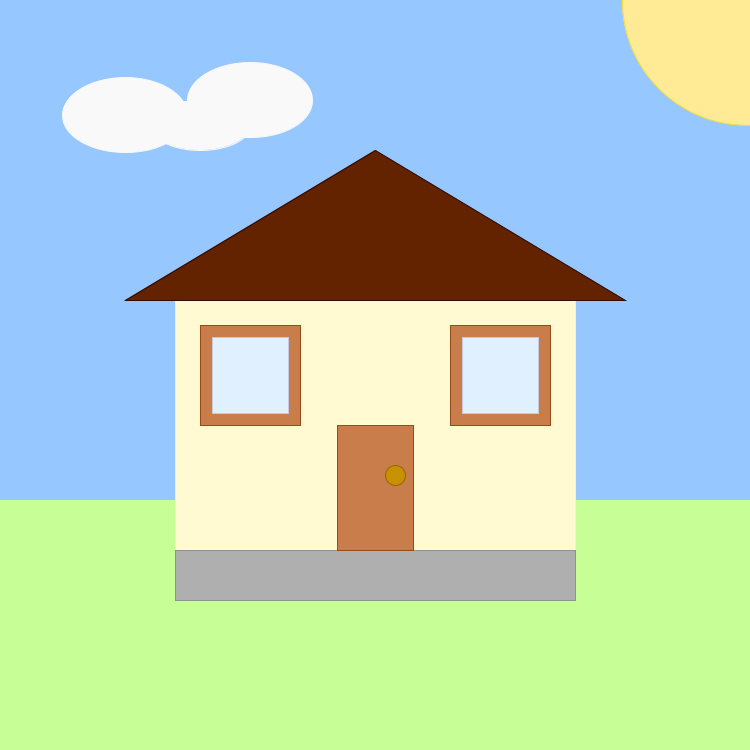
Frame 1 (no input)
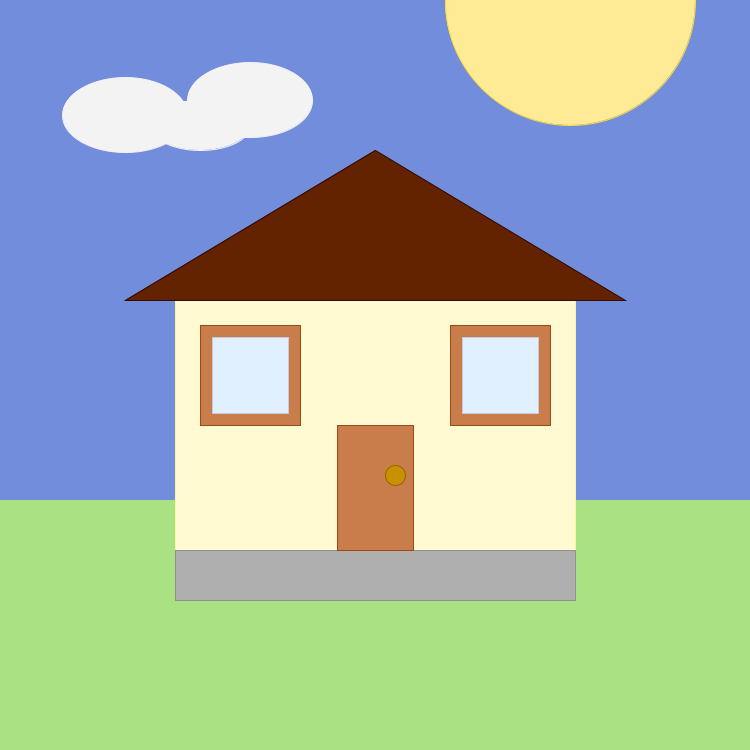
Frame 60 (the mouse pressed at the canvas centre just before this capture)
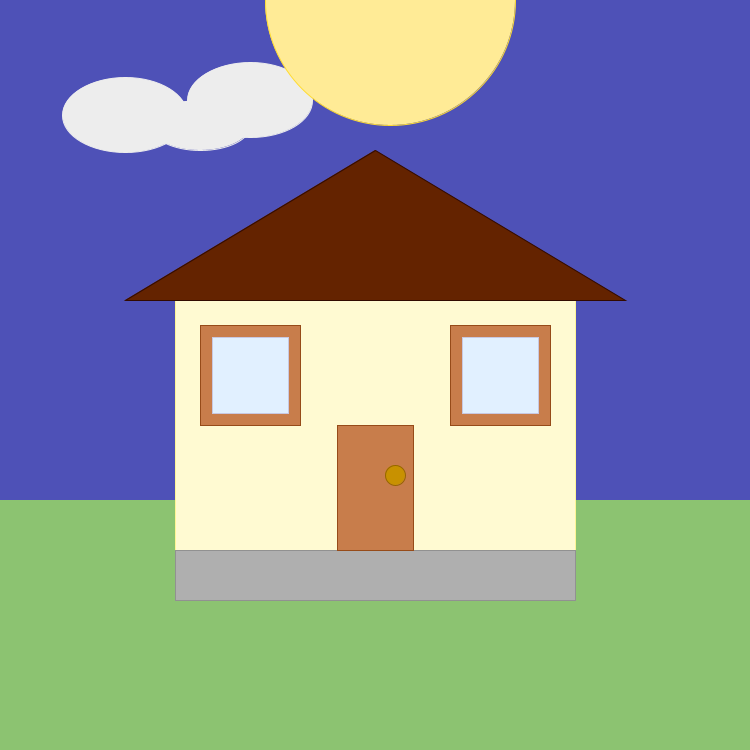
Frame 120 (the mouse held since frame 60 and released just before this capture)

The Processing sketch that drew these frames (run headless with seeded random() and noise(); from frame 60 on, the mouse is pressed at the canvas centre):

// Processing sketch: Cecilia_House_moving
// ── Cecilia_House_moving.pde
void setup()
{
  size(750, 750);
  background(150, 200, 255);
}

int a=750;
float x=150;
float y=200;
float z=255;
float b=200;
float c=255;
float d=150;
float l=250;
float s=0;
float t=0;
float u=0;
float ds=1;
float dt=2;
float du=0.5;

void draw()
{
  background(x, y, z);

  a=a-3;
  x=x-0.6;
  y=y-1;
  z=z-0.6;
  b=b-0.5;
  c=c-0.5;
  d=d-0.3;
  l=l-0.1;

  if (a<-125)
  {
    background(25, 0, 50);
    b=25;
    c=75;
    d=35;
    l=215;
    stroke(0, 0, 0);
    fill(255, 255, 255);
    ellipse(375, 375, 100, 100);
    stroke(25, 0, 50);
    fill(25, 0, 50);
    ellipse(300, 300, 150, 150);
  }

  //grass
  stroke(b, c, d);
  fill(b, c, d);
  rect(0, 500, 750, 250);

  //clouds
  stroke(l, l, l);
  fill(l, l, l);
  ellipse(250, 100, 125, 75);
  ellipse(200, 125, 100, 50);
  ellipse(125, 115, 125, 75);

  //front wall and foundation
  stroke(255, 245, 150);
  fill(255, 250, 210);
  rect(175, 300, 400, 300);

  stroke(145, 145, 145);
  fill(175, 175, 175);
  rect(175, 550, 400, 50);

  //roof
  stroke(50, 10, 0);
  fill(100, 35, 0);
  triangle(625, 300, 125, 300, 375, 150);

  //door
  stroke(150, 75, 25);
  fill(200, 125, 75);
  rect(337, 425, 76, 125);

  stroke(150, 100, 0);
  fill(200, 145, 0);
  ellipse(395, 475, 20, 20);

  //windows
  stroke(150, 75, 25);
  fill(200, 125, 75);
  rect(200, 325, 100, 100);
  stroke(200, 200, 225);
  fill(225, 240, 255);
  rect(212, 337, 76, 76);

  stroke(150, 75, 25);
  fill(200, 125, 75);
  rect(450, 325, 100, 100);
  stroke(200, 200, 225);
  fill(225, 240, 255);
  rect(462, 337, 76, 76);

  //sun
  stroke(255, 220, 50);
  fill(255, 235, 150);
  ellipse(a, 0, 250, 250);

  if (a<-125)
  {
    //moon
    stroke(0, 0, 0);
    fill(175, 175, 175);
    ellipse(575, 75, 100, 100);
    stroke(25, 0, 50);
    fill(25, 0, 50);
    ellipse(540, 60, 125, 125);

    //stars
    stroke(255, 255, 255);
    fill(255, 255, 255);
    triangle(40-s, 275, 50, 300+s, 60+s, 275);
    triangle(40-s, 275, 50, 250-s, 60+s, 275);

    triangle(440-t, 75, 450, 100+t, 460+t, 75);
    triangle(440-t, 75, 450, 50-t, 460+t, 75);

    triangle(640-u, 400, 650, 425+u, 660+u, 400);
    triangle(640-u, 400, 650, 375-u, 660+u, 400);

    s = s + ds;

    if (s>10)
    {
      ds = -1;
    }

    if (s<0)
    {
      ds = 1;
    }
    
    t = t + dt;

    if (t>10)
    {
      dt = -2;
    }

    if (t<0)
    {
      dt = 2;
      
          u = u + du;

    if (u>10)
    {
      du = -0.5;
    }

    if (u<0)
    {
      du = 0.5;
      
    
    }
  }
}
}
